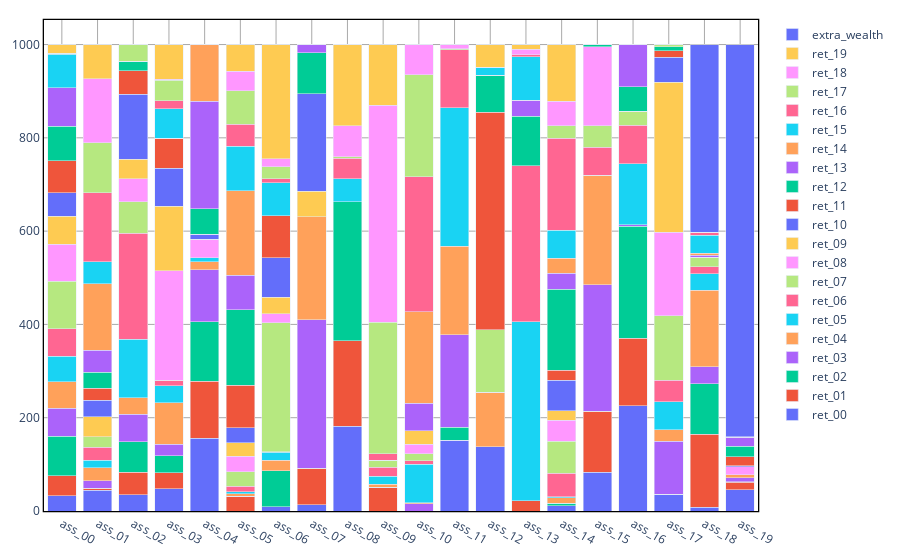
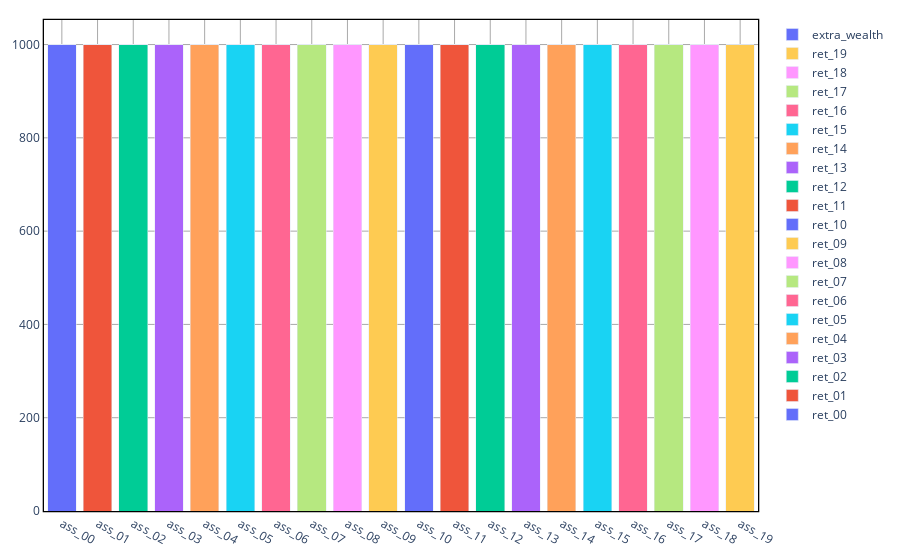

Notebook code cell kept with these figures, in order:
### Code cell
plt = AssetSplitDetailsChart(problem, sol, "Goal", colormap_liab)
plt.show()
plt = AssetSplitDetailsChart(problem, sol_bah, "Goal", colormap_liab)
plt.show()

### Figure 1 — Plotly figure (JSON) as saved in the notebook; plotly's stock layout.template omitted (floating-point values rounded to 4 significant figures)
{"data": [{"marker": {"color": "#636EFA"}, "name": "ret_00", "type": "bar", "x": ["ass_00", "ass_01", "ass_02", "ass_03", "ass_04", "ass_05", "ass_06", "ass_07", "ass_08", "ass_09", "ass_10", "ass_11", "ass_12", "ass_13", "ass_14", "ass_15", "ass_16", "ass_17", "ass_18", "ass_19"], "y": [32.7, 44.83, 35.26, 47.57, 156.0, 0, 9.442, 12.87, 181.5, 0, 0, 0, 137.6, 0, 11.8, 83.58, 225.9, 35.97, 7.724, 45.69]}, {"marker": {"color": "#EF553B"}, "name": "ret_01", "type": "bar", "x": ["ass_00", "ass_01", "ass_02", "ass_03", "ass_04", "ass_05", "ass_06", "ass_07", "ass_08", "ass_09", "ass_10", "ass_11", "ass_12", "ass_13", "ass_14", "ass_15", "ass_16", "ass_17", "ass_18", "ass_19"], "y": [42.72, 3.48, 47.84, 34.87, 121.8, 31.97, 0, 78.71, 183.8, 50.81, 0, 0, 0, 22.01, 0, 129.8, 144.9, 0, 157.2, 16.39]}, {"marker": {"color": "#00CC96"}, "name": "ret_02", "type": "bar", "x": ["ass_00", "ass_01", "ass_02", "ass_03", "ass_04", "ass_05", "ass_06", "ass_07", "ass_08", "ass_09", "ass_10", "ass_11", "ass_12", "ass_13", "ass_14", "ass_15", "ass_16", "ass_17", "ass_18", "ass_19"], "y": [84.84, 0, 65.64, 35.53, 127.7, 0, 77.3, 0, 298.1, 0, 0, 0, 0, 0, 4.586, 0, 239.7, 0, 108.1, 0.742]}, {"marker": {"color": "#AB63FA"}, "name": "ret_03", "type": "bar", "x": ["ass_00", "ass_01", "ass_02", "ass_03", "ass_04", "ass_05", "ass_06", "ass_07", "ass_08", "ass_09", "ass_10", "ass_11", "ass_12", "ass_13", "ass_14", "ass_15", "ass_16", "ass_17", "ass_18", "ass_19"], "y": [60.4, 16.25, 58.35, 25.18, 111.9, 0, 0, 318.7, 0, 0, 16.05, 0, 0, 0, 0, 271.6, 3.599, 113.6, 36.12, 8.273]}, {"marker": {"color": "#FFA15A"}, "name": "ret_04", "type": "bar", "x": ["ass_00", "ass_01", "ass_02", "ass_03", "ass_04", "ass_05", "ass_06", "ass_07", "ass_08", "ass_09", "ass_10", "ass_11", "ass_12", "ass_13", "ass_14", "ass_15", "ass_16", "ass_17", "ass_18", "ass_19"], "y": [56.16, 28.42, 35.51, 88.65, 17.43, 4.661, 21.67, 220.6, 0, 6.217, 1.715, 0, 116.7, 0, 11.97, 235.0, 0, 24.2, 164.2, 6.873]}, {"marker": {"color": "#19D3F3"}, "name": "ret_05", "type": "bar", "x": ["ass_00", "ass_01", "ass_02", "ass_03", "ass_04", "ass_05", "ass_06", "ass_07", "ass_08", "ass_09", "ass_10", "ass_11", "ass_12", "ass_13", "ass_14", "ass_15", "ass_16", "ass_17", "ass_18", "ass_19"], "y": [54.95, 15.49, 125.1, 37.02, 7.625, 5.152, 17.04, 0, 49.36, 17.89, 82.44, 0, 0, 383.7, 2.549, 0, 130.7, 60.18, 34.77, 0]}, {"marker": {"color": "#FF6692"}, "name": "ret_06", "type": "bar", "x": ["ass_00", "ass_01", "ass_02", "ass_03", "ass_04", "ass_05", "ass_06", "ass_07", "ass_08", "ass_09", "ass_10", "ass_11", "ass_12", "ass_13", "ass_14", "ass_15", "ass_16", "ass_17", "ass_18", "ass_19"], "y": [58.99, 28.67, 227.8, 11.33, 0, 11.73, 1.945, 0, 43.81, 18.69, 7.781, 0, 0, 334.6, 49.94, 59.41, 81.95, 46.53, 15.37, 0]}, {"marker": {"color": "#B6E880"}, "name": "ret_07", "type": "bar", "x": ["ass_00", "ass_01", "ass_02", "ass_03", "ass_04", "ass_05", "ass_06", "ass_07", "ass_08", "ass_09", "ass_10", "ass_11", "ass_12", "ass_13", "ass_14", "ass_15", "ass_16", "ass_17", "ass_18", "ass_19"], "y": [101.7, 22.42, 67.15, 0, 0, 30.62, 276.2, 0, 3.079, 15.53, 14.67, 0, 134.6, 0, 68.21, 46.82, 30.56, 138.4, 20.87, 0]}, {"marker": {"color": "#FF97FF"}, "name": "ret_08", "type": "bar", "x": ["ass_00", "ass_01", "ass_02", "ass_03", "ass_04", "ass_05", "ass_06", "ass_07", "ass_08", "ass_09", "ass_10", "ass_11", "ass_12", "ass_13", "ass_14", "ass_15", "ass_16", "ass_17", "ass_18", "ass_19"], "y": [79.85, 0, 50.17, 235.4, 40.54, 32.72, 19.61, 0, 66.03, 0, 20.03, 0, 0, 0, 45.76, 169.2, 0, 179.2, 0, 17.1]}, {"marker": {"color": "#FECB52"}, "name": "ret_09", "type": "bar", "x": ["ass_00", "ass_01", "ass_02", "ass_03", "ass_04", "ass_05", "ass_06", "ass_07", "ass_08", "ass_09", "ass_10", "ass_11", "ass_12", "ass_13", "ass_14", "ass_15", "ass_16", "ass_17", "ass_18", "ass_19"], "y": [59.84, 42.4, 40.77, 138.2, 0, 29.47, 35.05, 54.26, 174.3, 0, 28.86, 0, 0, 0, 20.02, 0, 0, 321.3, 0, 0]}, {"marker": {"color": "#636EFA"}, "name": "ret_10", "type": "bar", "x": ["ass_00", "ass_01", "ass_02", "ass_03", "ass_04", "ass_05", "ass_06", "ass_07", "ass_08", "ass_09", "ass_10", "ass_11", "ass_12", "ass_13", "ass_14", "ass_15", "ass_16", "ass_17", "ass_18", "ass_19"], "y": [50.11, 35.92, 139.6, 80.83, 10.79, 32.33, 84.6, 209.6, 0, 0, 0, 151.6, 0, 0, 64.96, 0, 0, 53.12, 0, 1.561]}, {"marker": {"color": "#EF553B"}, "name": "ret_11", "type": "bar", "x": ["ass_00", "ass_01", "ass_02", "ass_03", "ass_04", "ass_05", "ass_06", "ass_07", "ass_08", "ass_09", "ass_10", "ass_11", "ass_12", "ass_13", "ass_14", "ass_15", "ass_16", "ass_17", "ass_18", "ass_19"], "y": [68.56, 25.54, 50.23, 64.18, 0, 91.31, 90.05, 0, 0, 0, 0, 0, 466.1, 0, 21.64, 0, 0, 13.74, 0, 19.53]}, {"marker": {"color": "#00CC96"}, "name": "ret_12", "type": "bar", "x": ["ass_00", "ass_01", "ass_02", "ass_03", "ass_04", "ass_05", "ass_06", "ass_07", "ass_08", "ass_09", "ass_10", "ass_11", "ass_12", "ass_13", "ass_14", "ass_15", "ass_16", "ass_17", "ass_18", "ass_19"], "y": [74.43, 34.01, 21.24, 0, 54.07, 161.7, 0, 87.99, 0, 0, 0, 27.8, 79.16, 106.1, 173.7, 4.63, 52.66, 9.349, 0, 22.67]}, {"marker": {"color": "#AB63FA"}, "name": "ret_13", "type": "bar", "x": ["ass_00", "ass_01", "ass_02", "ass_03", "ass_04", "ass_05", "ass_06", "ass_07", "ass_08", "ass_09", "ass_10", "ass_11", "ass_12", "ass_13", "ass_14", "ass_15", "ass_16", "ass_17", "ass_18", "ass_19"], "y": [81.96, 47.28, 0, 0, 230.9, 73.7, 0, 17.21, 0, 0, 59.14, 198.2, 0, 34.69, 34.94, 0, 90.02, 0, 3.752, 18.81]}, {"marker": {"color": "#FFA15A"}, "name": "ret_14", "type": "bar", "x": ["ass_00", "ass_01", "ass_02", "ass_03", "ass_04", "ass_05", "ass_06", "ass_07", "ass_08", "ass_09", "ass_10", "ass_11", "ass_12", "ass_13", "ass_14", "ass_15", "ass_16", "ass_17", "ass_18", "ass_19"], "y": [0, 142.3, 0, 0, 121.3, 181.3, 0, 0, 0, 0, 196.0, 189.7, 0, 0, 31.54, 0, 0, 0, 4.078, 0]}, {"marker": {"color": "#19D3F3"}, "name": "ret_15", "type": "bar", "x": ["ass_00", "ass_01", "ass_02", "ass_03", "ass_04", "ass_05", "ass_06", "ass_07", "ass_08", "ass_09", "ass_10", "ass_11", "ass_12", "ass_13", "ass_14", "ass_15", "ass_16", "ass_17", "ass_18", "ass_19"], "y": [72.03, 46.94, 0, 63.08, 0, 95.76, 71.21, 0, 0, 0, 0, 297.5, 16.68, 92.9, 60.2, 0, 0, 0, 39.29, 1.488]}, {"marker": {"color": "#FF6692"}, "name": "ret_16", "type": "bar", "x": ["ass_00", "ass_01", "ass_02", "ass_03", "ass_04", "ass_05", "ass_06", "ass_07", "ass_08", "ass_09", "ass_10", "ass_11", "ass_12", "ass_13", "ass_14", "ass_15", "ass_16", "ass_17", "ass_18", "ass_19"], "y": [1.326, 148.0, 0, 17.39, 0, 46.32, 8.337, 0, 0, 13.65, 290.1, 124.6, 0, 4.062, 197.6, 0, 0, 0, 6.319, 0]}, {"marker": {"color": "#B6E880"}, "name": "ret_17", "type": "bar", "x": ["ass_00", "ass_01", "ass_02", "ass_03", "ass_04", "ass_05", "ass_06", "ass_07", "ass_08", "ass_09", "ass_10", "ass_11", "ass_12", "ass_13", "ass_14", "ass_15", "ass_16", "ass_17", "ass_18", "ass_19"], "y": [1.157, 107.3, 35.31, 44.76, 0, 72.64, 26.13, 0, 0, 282.4, 218.3, 1.737, 0, 0, 26.57, 0, 0, 4.435, 0, 0]}, {"marker": {"color": "#FF97FF"}, "name": "ret_18", "type": "bar", "x": ["ass_00", "ass_01", "ass_02", "ass_03", "ass_04", "ass_05", "ass_06", "ass_07", "ass_08", "ass_09", "ass_10", "ass_11", "ass_12", "ass_13", "ass_14", "ass_15", "ass_16", "ass_17", "ass_18", "ass_19"], "y": [0, 137.3, 0, 1.443, 0, 40.94, 16.26, 0, 0, 464.2, 64.97, 8.959, 0, 12.02, 52.41, 0, 0, 0, 0, 0]}, {"marker": {"color": "#FECB52"}, "name": "ret_19", "type": "bar", "x": ["ass_00", "ass_01", "ass_02", "ass_03", "ass_04", "ass_05", "ass_06", "ass_07", "ass_08", "ass_09", "ass_10", "ass_11", "ass_12", "ass_13", "ass_14", "ass_15", "ass_16", "ass_17", "ass_18", "ass_19"], "y": [18.25, 73.37, 0, 74.56, 0, 57.64, 245.2, 0, 0, 130.6, 0, 0, 49.17, 10.0, 121.6, 0, 0, 0, 0, 0]}, {"marker": {"color": "#636EFA"}, "name": "extra_wealth", "type": "bar", "x": ["ass_00", "ass_01", "ass_02", "ass_03", "ass_04", "ass_05", "ass_06", "ass_07", "ass_08", "ass_09", "ass_10", "ass_11", "ass_12", "ass_13", "ass_14", "ass_15", "ass_16", "ass_17", "ass_18", "ass_19"], "y": [0, 0, 0, 0, 0, 0, 0, 0, 0, 0, 0, 0, 0, 0, 0, 0, 0, 0, 402.2, 840.9]}], "layout": {"barmode": "stack", "margin": {"b": 20, "l": 20, "r": 20, "t": 20}, "paper_bgcolor": "white", "plot_bgcolor": "white", "showlegend": true, "xaxis": {"gridcolor": "darkgray", "gridwidth": 1, "linecolor": "black", "linewidth": 1.3, "mirror": true, "showgrid": true, "showline": true}, "yaxis": {"gridcolor": "darkgray", "gridwidth": 1, "linecolor": "black", "linewidth": 1.3, "mirror": true, "showgrid": true, "showline": true}}}

### Figure 2 — Plotly figure (JSON) as saved in the notebook; plotly's stock layout.template omitted (floating-point values rounded to 4 significant figures)
{"data": [{"marker": {"color": "#636EFA"}, "name": "ret_00", "type": "bar", "x": ["ass_00", "ass_01", "ass_02", "ass_03", "ass_04", "ass_05", "ass_06", "ass_07", "ass_08", "ass_09", "ass_10", "ass_11", "ass_12", "ass_13", "ass_14", "ass_15", "ass_16", "ass_17", "ass_18", "ass_19"], "y": [1000.0, 0, 0, 0, 0, 0, 0, 0, 0, 0, 0, 0, 0, 0, 0, 0, 0, 0, 0, 0]}, {"marker": {"color": "#EF553B"}, "name": "ret_01", "type": "bar", "x": ["ass_00", "ass_01", "ass_02", "ass_03", "ass_04", "ass_05", "ass_06", "ass_07", "ass_08", "ass_09", "ass_10", "ass_11", "ass_12", "ass_13", "ass_14", "ass_15", "ass_16", "ass_17", "ass_18", "ass_19"], "y": [0, 1000.0, 0, 0, 0, 0, 0, 0, 0, 0, 0, 0, 0, 0, 0, 0, 0, 0, 0, 0]}, {"marker": {"color": "#00CC96"}, "name": "ret_02", "type": "bar", "x": ["ass_00", "ass_01", "ass_02", "ass_03", "ass_04", "ass_05", "ass_06", "ass_07", "ass_08", "ass_09", "ass_10", "ass_11", "ass_12", "ass_13", "ass_14", "ass_15", "ass_16", "ass_17", "ass_18", "ass_19"], "y": [0, 0, 1000.0, 0, 0, 0, 0, 0, 0, 0, 0, 0, 0, 0, 0, 0, 0, 0, 0, 0]}, {"marker": {"color": "#AB63FA"}, "name": "ret_03", "type": "bar", "x": ["ass_00", "ass_01", "ass_02", "ass_03", "ass_04", "ass_05", "ass_06", "ass_07", "ass_08", "ass_09", "ass_10", "ass_11", "ass_12", "ass_13", "ass_14", "ass_15", "ass_16", "ass_17", "ass_18", "ass_19"], "y": [0, 0, 0, 1000.0, 0, 0, 0, 0, 0, 0, 0, 0, 0, 0, 0, 0, 0, 0, 0, 0]}, {"marker": {"color": "#FFA15A"}, "name": "ret_04", "type": "bar", "x": ["ass_00", "ass_01", "ass_02", "ass_03", "ass_04", "ass_05", "ass_06", "ass_07", "ass_08", "ass_09", "ass_10", "ass_11", "ass_12", "ass_13", "ass_14", "ass_15", "ass_16", "ass_17", "ass_18", "ass_19"], "y": [0, 0, 0, 0, 1000.0, 0, 0, 0, 0, 0, 0, 0, 0, 0, 0, 0, 0, 0, 0, 0]}, {"marker": {"color": "#19D3F3"}, "name": "ret_05", "type": "bar", "x": ["ass_00", "ass_01", "ass_02", "ass_03", "ass_04", "ass_05", "ass_06", "ass_07", "ass_08", "ass_09", "ass_10", "ass_11", "ass_12", "ass_13", "ass_14", "ass_15", "ass_16", "ass_17", "ass_18", "ass_19"], "y": [0, 0, 0, 0, 0, 1000.0, 0, 0, 0, 0, 0, 0, 0, 0, 0, 0, 0, 0, 0, 0]}, {"marker": {"color": "#FF6692"}, "name": "ret_06", "type": "bar", "x": ["ass_00", "ass_01", "ass_02", "ass_03", "ass_04", "ass_05", "ass_06", "ass_07", "ass_08", "ass_09", "ass_10", "ass_11", "ass_12", "ass_13", "ass_14", "ass_15", "ass_16", "ass_17", "ass_18", "ass_19"], "y": [0, 0, 0, 0, 0, 0, 1000.0, 0, 0, 0, 0, 0, 0, 0, 0, 0, 0, 0, 0, 0]}, {"marker": {"color": "#B6E880"}, "name": "ret_07", "type": "bar", "x": ["ass_00", "ass_01", "ass_02", "ass_03", "ass_04", "ass_05", "ass_06", "ass_07", "ass_08", "ass_09", "ass_10", "ass_11", "ass_12", "ass_13", "ass_14", "ass_15", "ass_16", "ass_17", "ass_18", "ass_19"], "y": [0, 0, 0, 0, 0, 0, 0, 1000.0, 0, 0, 0, 0, 0, 0, 0, 0, 0, 0, 0, 0]}, {"marker": {"color": "#FF97FF"}, "name": "ret_08", "type": "bar", "x": ["ass_00", "ass_01", "ass_02", "ass_03", "ass_04", "ass_05", "ass_06", "ass_07", "ass_08", "ass_09", "ass_10", "ass_11", "ass_12", "ass_13", "ass_14", "ass_15", "ass_16", "ass_17", "ass_18", "ass_19"], "y": [0, 0, 0, 0, 0, 0, 0, 0, 1000.0, 0, 0, 0, 0, 0, 0, 0, 0, 0, 0, 0]}, {"marker": {"color": "#FECB52"}, "name": "ret_09", "type": "bar", "x": ["ass_00", "ass_01", "ass_02", "ass_03", "ass_04", "ass_05", "ass_06", "ass_07", "ass_08", "ass_09", "ass_10", "ass_11", "ass_12", "ass_13", "ass_14", "ass_15", "ass_16", "ass_17", "ass_18", "ass_19"], "y": [0, 0, 0, 0, 0, 0, 0, 0, 0, 1000.0, 0, 0, 0, 0, 0, 0, 0, 0, 0, 0]}, {"marker": {"color": "#636EFA"}, "name": "ret_10", "type": "bar", "x": ["ass_00", "ass_01", "ass_02", "ass_03", "ass_04", "ass_05", "ass_06", "ass_07", "ass_08", "ass_09", "ass_10", "ass_11", "ass_12", "ass_13", "ass_14", "ass_15", "ass_16", "ass_17", "ass_18", "ass_19"], "y": [0, 0, 0, 0, 0, 0, 0, 0, 0, 0, 1000.0, 0, 0, 0, 0, 0, 0, 0, 0, 0]}, {"marker": {"color": "#EF553B"}, "name": "ret_11", "type": "bar", "x": ["ass_00", "ass_01", "ass_02", "ass_03", "ass_04", "ass_05", "ass_06", "ass_07", "ass_08", "ass_09", "ass_10", "ass_11", "ass_12", "ass_13", "ass_14", "ass_15", "ass_16", "ass_17", "ass_18", "ass_19"], "y": [0, 0, 0, 0, 0, 0, 0, 0, 0, 0, 0, 1000.0, 0, 0, 0, 0, 0, 0, 0, 0]}, {"marker": {"color": "#00CC96"}, "name": "ret_12", "type": "bar", "x": ["ass_00", "ass_01", "ass_02", "ass_03", "ass_04", "ass_05", "ass_06", "ass_07", "ass_08", "ass_09", "ass_10", "ass_11", "ass_12", "ass_13", "ass_14", "ass_15", "ass_16", "ass_17", "ass_18", "ass_19"], "y": [0, 0, 0, 0, 0, 0, 0, 0, 0, 0, 0, 0, 1000.0, 0, 0, 0, 0, 0, 0, 0]}, {"marker": {"color": "#AB63FA"}, "name": "ret_13", "type": "bar", "x": ["ass_00", "ass_01", "ass_02", "ass_03", "ass_04", "ass_05", "ass_06", "ass_07", "ass_08", "ass_09", "ass_10", "ass_11", "ass_12", "ass_13", "ass_14", "ass_15", "ass_16", "ass_17", "ass_18", "ass_19"], "y": [0, 0, 0, 0, 0, 0, 0, 0, 0, 0, 0, 0, 0, 1000.0, 0, 0, 0, 0, 0, 0]}, {"marker": {"color": "#FFA15A"}, "name": "ret_14", "type": "bar", "x": ["ass_00", "ass_01", "ass_02", "ass_03", "ass_04", "ass_05", "ass_06", "ass_07", "ass_08", "ass_09", "ass_10", "ass_11", "ass_12", "ass_13", "ass_14", "ass_15", "ass_16", "ass_17", "ass_18", "ass_19"], "y": [0, 0, 0, 0, 0, 0, 0, 0, 0, 0, 0, 0, 0, 0, 1000.0, 0, 0, 0, 0, 0]}, {"marker": {"color": "#19D3F3"}, "name": "ret_15", "type": "bar", "x": ["ass_00", "ass_01", "ass_02", "ass_03", "ass_04", "ass_05", "ass_06", "ass_07", "ass_08", "ass_09", "ass_10", "ass_11", "ass_12", "ass_13", "ass_14", "ass_15", "ass_16", "ass_17", "ass_18", "ass_19"], "y": [0, 0, 0, 0, 0, 0, 0, 0, 0, 0, 0, 0, 0, 0, 0, 1000.0, 0, 0, 0, 0]}, {"marker": {"color": "#FF6692"}, "name": "ret_16", "type": "bar", "x": ["ass_00", "ass_01", "ass_02", "ass_03", "ass_04", "ass_05", "ass_06", "ass_07", "ass_08", "ass_09", "ass_10", "ass_11", "ass_12", "ass_13", "ass_14", "ass_15", "ass_16", "ass_17", "ass_18", "ass_19"], "y": [0, 0, 0, 0, 0, 0, 0, 0, 0, 0, 0, 0, 0, 0, 0, 0, 1000.0, 0, 0, 0]}, {"marker": {"color": "#B6E880"}, "name": "ret_17", "type": "bar", "x": ["ass_00", "ass_01", "ass_02", "ass_03", "ass_04", "ass_05", "ass_06", "ass_07", "ass_08", "ass_09", "ass_10", "ass_11", "ass_12", "ass_13", "ass_14", "ass_15", "ass_16", "ass_17", "ass_18", "ass_19"], "y": [0, 0, 0, 0, 0, 0, 0, 0, 0, 0, 0, 0, 0, 0, 0, 0, 0, 1000.0, 0, 0]}, {"marker": {"color": "#FF97FF"}, "name": "ret_18", "type": "bar", "x": ["ass_00", "ass_01", "ass_02", "ass_03", "ass_04", "ass_05", "ass_06", "ass_07", "ass_08", "ass_09", "ass_10", "ass_11", "ass_12", "ass_13", "ass_14", "ass_15", "ass_16", "ass_17", "ass_18", "ass_19"], "y": [0, 0, 0, 0, 0, 0, 0, 0, 0, 0, 0, 0, 0, 0, 0, 0, 0, 0, 1000.0, 0]}, {"marker": {"color": "#FECB52"}, "name": "ret_19", "type": "bar", "x": ["ass_00", "ass_01", "ass_02", "ass_03", "ass_04", "ass_05", "ass_06", "ass_07", "ass_08", "ass_09", "ass_10", "ass_11", "ass_12", "ass_13", "ass_14", "ass_15", "ass_16", "ass_17", "ass_18", "ass_19"], "y": [0, 0, 0, 0, 0, 0, 0, 0, 0, 0, 0, 0, 0, 0, 0, 0, 0, 0, 0, 1000.0]}, {"marker": {"color": "#636EFA"}, "name": "extra_wealth", "type": "bar", "x": ["ass_00", "ass_01", "ass_02", "ass_03", "ass_04", "ass_05", "ass_06", "ass_07", "ass_08", "ass_09", "ass_10", "ass_11", "ass_12", "ass_13", "ass_14", "ass_15", "ass_16", "ass_17", "ass_18", "ass_19"], "y": [0, 0, 0, 0, 0, 0, 0, 0, 0, 0, 0, 0, 0, 0, 0, 0, 0, 0, 0, 0]}], "layout": {"barmode": "stack", "margin": {"b": 20, "l": 20, "r": 20, "t": 20}, "paper_bgcolor": "white", "plot_bgcolor": "white", "showlegend": true, "xaxis": {"gridcolor": "darkgray", "gridwidth": 1, "linecolor": "black", "linewidth": 1.3, "mirror": true, "showgrid": true, "showline": true}, "yaxis": {"gridcolor": "darkgray", "gridwidth": 1, "linecolor": "black", "linewidth": 1.3, "mirror": true, "showgrid": true, "showline": true}}}
